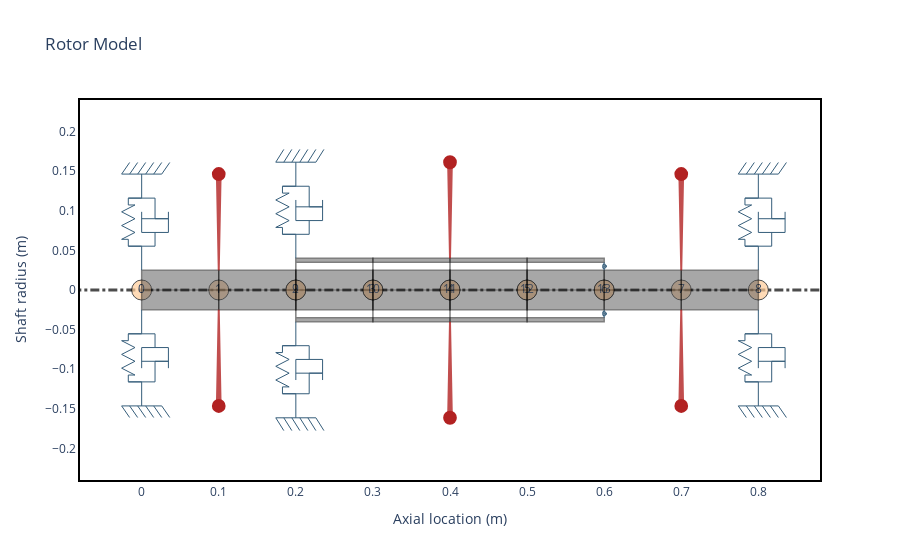

Here is the notebook cell this chart was saved with:
### Markdown cell above
Need to create one birotor with two shft two extract the therm K and M, which didn't depend on the gyroscopique effect. And so on the RPM

### Code cell
axial_shaft = [rs.ShaftElement(0.1, 0, 0.05, material=material_exo) for _ in range(8)]


coaxial_shaft = [rs.ShaftElement(0.1, 0.07, 0.08, material=material_exo) for _ in range(4)]


disks = [
    rs.DiskElement.from_geometry(n=1, material=material_exo, width=0.02, i_d=0.05, o_d=0.257),
    rs.DiskElement.from_geometry(n=7, material=material_exo, width=0.02, i_d=0.05, o_d=0.3),
    rs.DiskElement.from_geometry(n=11, material=material_exo, width=0.015, i_d=0.08, o_d=0.038)
]

bearings = [
    rs.BearingElement(0, kxx=3*10**7, kyy=3*10**7, cxx=0),
    rs.BearingElement(8, kxx=3*10**7, kyy=3*10**7, cxx=0),
    rs.BearingElement(9, kxx=2.5*10**7, kyy=2.5*10**7, cxx=0),
    rs.BearingElement(6, n_link=13, kxx=2.5*10**7, kyy=2.5*10**7, cxx=0)
]
""
# Création du rotor coaxial
shaft = [axial_shaft, coaxial_shaft]
rotor_coaxial = rs.CoAxialRotor(shaft, disks, bearings)
rotor_coaxial.plot_rotor()
